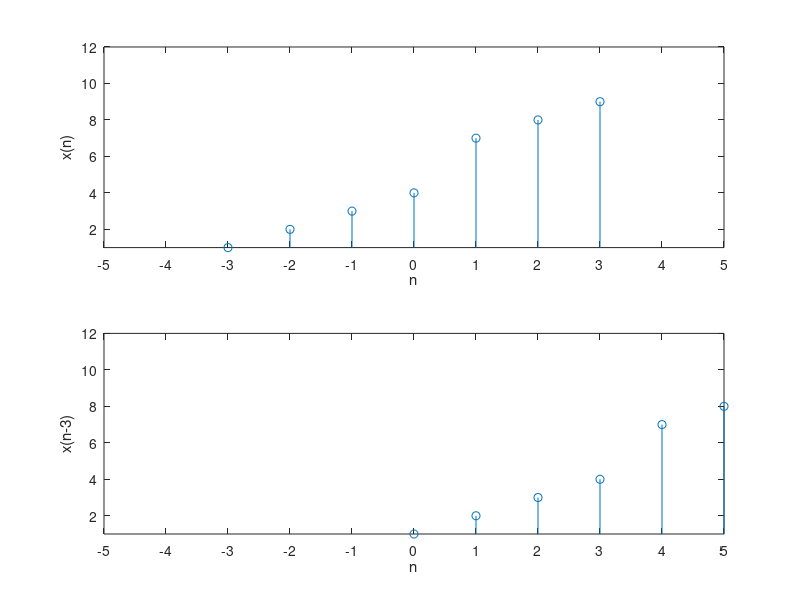

Write the MATLAB code that produced this figure.
n1=[-1,0,1];
x1=[5,4,3];

n2=[-2,-1,0,1,2,3];
x2=[1,2,3,4,7,8,9];

m1 = min([n1,n2]);
m2 = max([n1,n2]);

m = m1:m2;

newx1= zeros(1, length(m));
newx2= zeros(1, length(m));
y = zeros(1, length(m));

for i = 1:length(m)
    for j = 1:length(n1)
        if m(i)==n1(j)
            newx1(i)=x1(j);
        end
    end
end

for i = 1:length(m)
    for j = 1:length(n2)
        if m(i)==n2(j)
            newx2(i)=x2(j);
        end
    end
end

y = newx1 + newx2;

n2=[-3,-2,-1,0,1,2,3];
x2=[1,2,3,4,7,8,9];

m = n2+3;

subplot(2,1,1); stem(n2,x2); xlabel('n'); ylabel('x(n)'); axis([-5,5,1,12]), set(gca, 'xtick', [-5 -4 -3 -2 -1 0 1 2 3 4 5]);
subplot(2,1,2); stem(m,x2); xlabel('n'); ylabel('x(n-3)'); axis([-5,5,1,12]), set(gca, 'xtick', [-5 -4 -3 -2 -1 0 1 2 3 4 5]);

%===============================

f = [1,2,3,1];
g = [1,2,1,-1];

% Transform the vectors f and g in new vectors with the same length
F = [f,zeros(1,length(g))];
G = [g,zeros(1,length(f))];
%C = zeros(1,length(F));

% FOR Loop to put the result of convolution between F and G vectors
% in a new vector C. According to the convolution operation characteristics,
% the length of a resultant vector of convolution operation between two vector
% is the sum of vectors length minus 1
for n=1:length(g)+length(f)-1
    % Create a new vector C
    C(n) = 0;
    % FOR Loop to walk through the vector F ang G
    for k=1:length(f)
        if(n-k+1>0)
            C(n) = C(n) + F(k) * G(n-k+1);
            fprintf("F(%d) = %d ", k, F(k));
            fprintf("G(%d) = %d\n",n-k+1, G(n-k+1));
            fprintf("C(%d) = %d\n",n, C(n));
        end
        fprintf("=======================\n");
    end
    fprintf("##########################\n");
    
end

% Show C vector on screen
C
 

%
        
        
        
    
